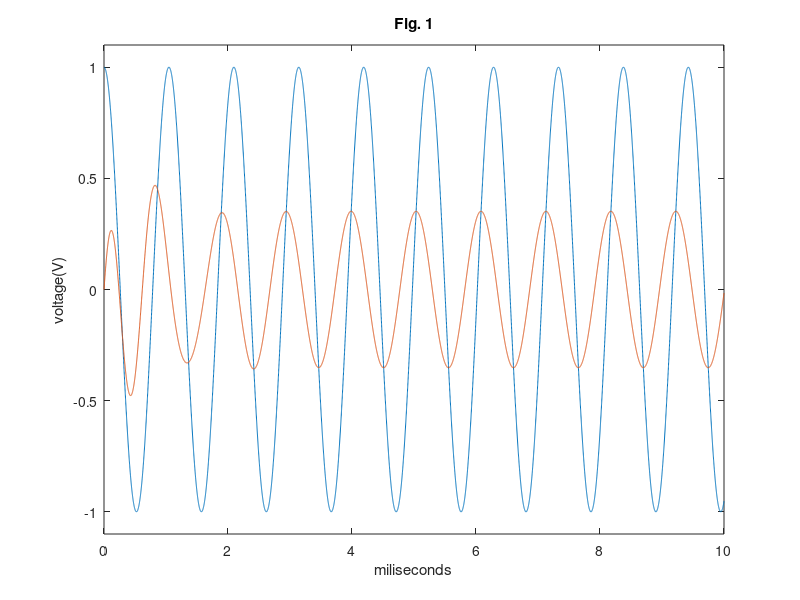
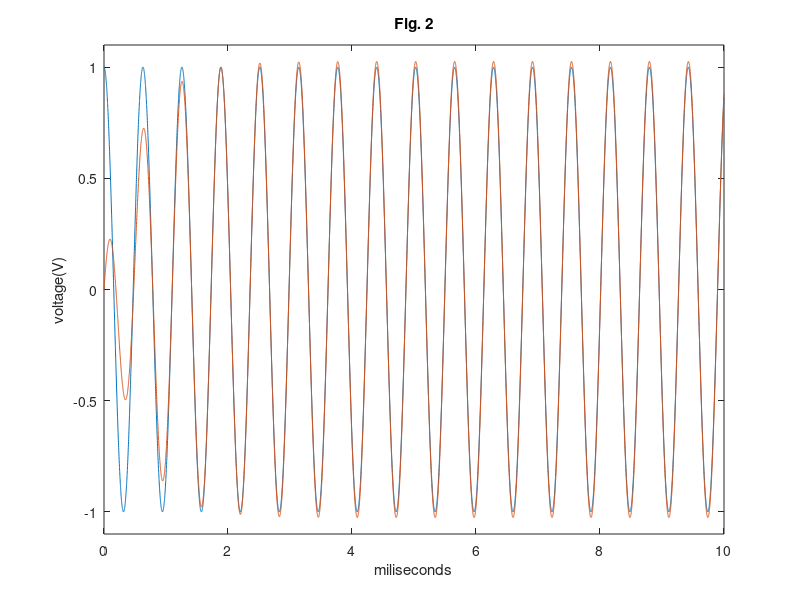
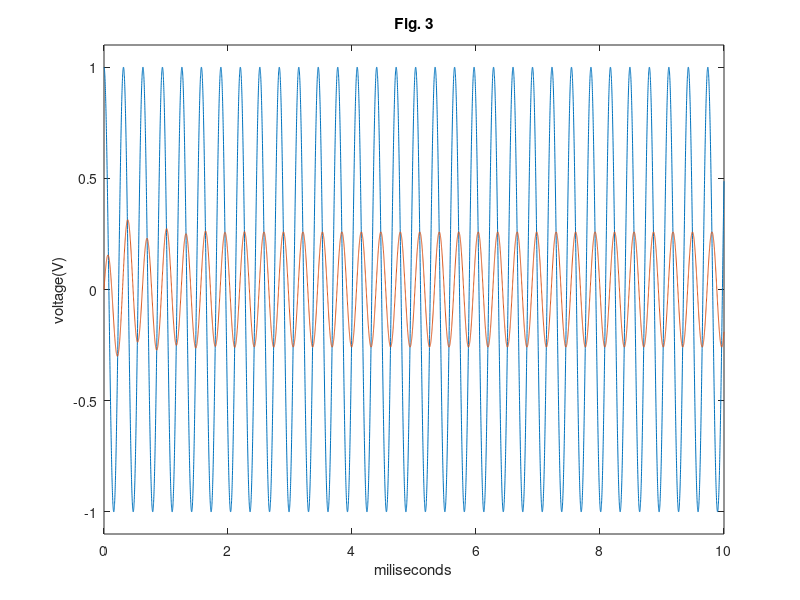

Recreate these plots in MATLAB, in order.
% L=2.*10.^-3;  
% R=8;
% C=5.*10.^-6;
% (a) Vs(t) = L.*I'(t) + R.*I(t) + Q./C
%     Vs'(t) = L.*I"(t) + R.*I'(t) + 1./C.*I(t).
% 
% (b)(c)(d)Plot VR(t), VS(t) on the same figure, 0<=t<=10 (ms)
% (b) [Fig.1] VS(t) = cos(6000.*t)
% (c) [Fig.2] VS(t) = cos(10000.*t)
% (d) [Fig.3] VS(t) = cos(20000.*t)
clear all;
clc;
L=2.*10.^-3;
R=8;
C=5.*10.^-6;

h = 10.^-6;
t=0:h:0.01;
Idt0(1)= 0;
Idt1(1)= 1./L;

% (b) Vs(t) = cos(6000.*t)
VS = @(T) cos(6000.*T);
VSdT1 = @(T) -6000.*sin(6000.*T);
IdT2 = @(T,dT0,dT1) (VSdT1(T)-R.*dT1-dT0./C)./L;
for i=1:0.01./h
    Idt1(i+1) = Idt1(i) + h.*IdT2(t(i),Idt0(i),Idt1(i));
    Idt0(i+1) = Idt0(i) + h.*Idt1(i);
end
figure(1)
plot(t.*1000,VS(t),t.*1000,R.*Idt0)
title('Fig. 1')
xlabel('miliseconds')
ylabel('voltage(V)')
axis([0 10 -1.1 1.1])

% (c) Vs(t) = cos(10000.*t)
VS = @(T) cos(10000.*T);
VSdT1 = @(T) -10000.*sin(10000.*T);
IdT2 = @(T,dT0,dT1) (VSdT1(T)-R.*dT1-dT0./C)./L;
for i=1:0.01./h
    Idt1(i+1) = Idt1(i) + h.*IdT2(t(i),Idt0(i),Idt1(i));
    Idt0(i+1) = Idt0(i) + h.*Idt1(i);
end
figure(2)
plot(t.*1000,VS(t),t.*1000,R.*Idt0)
title('Fig. 2')
xlabel('miliseconds')
ylabel('voltage(V)')
axis([0 10 -1.1 1.1])


% (d) Vs(t) = cos(20000.*t)
VS = @(T) cos(20000.*T);
VSdT1 = @(T) -20000.*sin(20000.*T);
IdT2 = @(T,dT0,dT1) (VSdT1(T)-R.*dT1-dT0./C)./L;
for i=1:0.01./h
    Idt1(i+1) = Idt1(i) + h.*IdT2(t(i),Idt0(i),Idt1(i));
    Idt0(i+1) = Idt0(i) + h.*Idt1(i);
end
figure(3)
plot(t.*1000,VS(t),t.*1000,R.*Idt0)
title('Fig. 3')
xlabel('miliseconds')
ylabel('voltage(V)')
axis([0 10 -1.1 1.1])